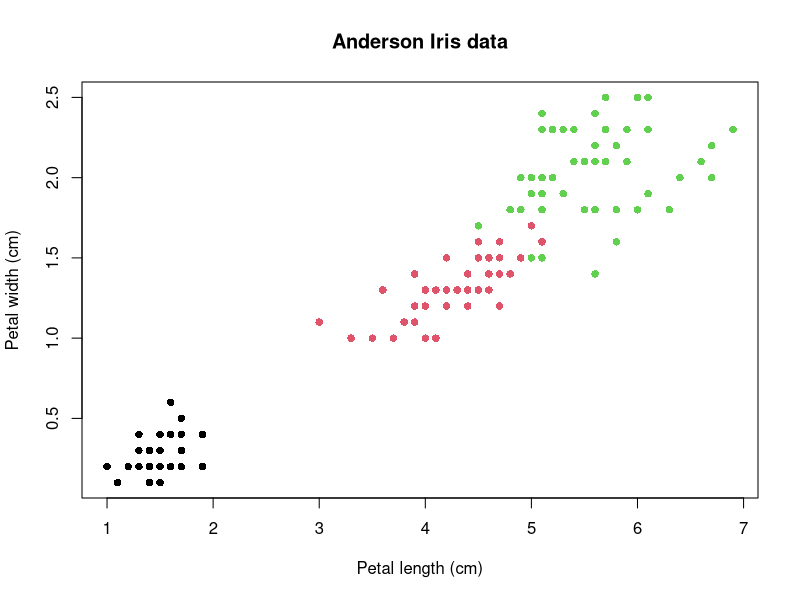
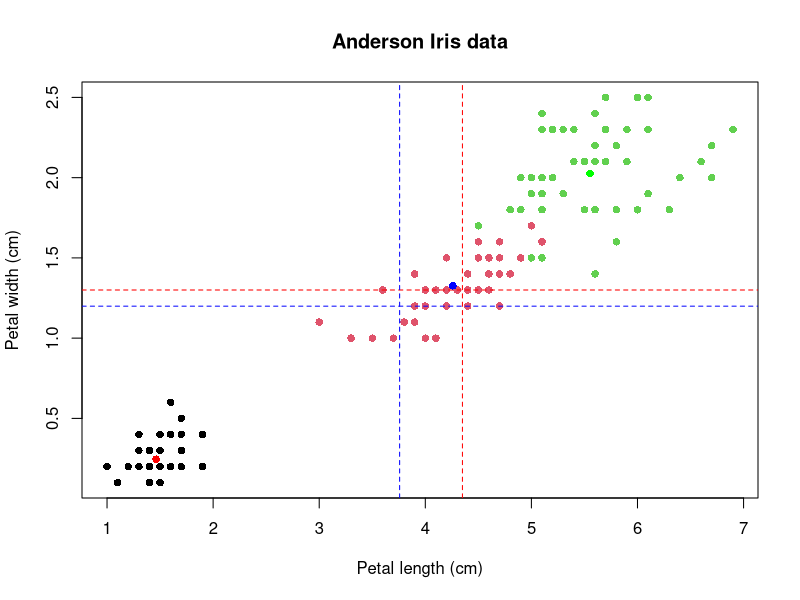

Recreate these plots in R, in order.
# Load the iris dataset
data(iris)

# Step 1: Basic scatter plot with title and axis labels
plot(iris$Petal.Length, iris$Petal.Width,
     main = "Anderson Iris data",
     xlab = "Petal length (cm)",
     ylab = "Petal width (cm)",
     col = iris$Species,
     pch = 16)


# Step 2: Add horizontal and vertical lines for mean and median
mean_length <- mean(iris$Petal.Length)
mean_width <- mean(iris$Petal.Width)
median_length <- median(iris$Petal.Length)
median_width <- median(iris$Petal.Width)

# Plot the scatter plot
plot(iris$Petal.Length, iris$Petal.Width,
     main = "Anderson Iris data",
     xlab = "Petal length (cm)",
     ylab = "Petal width (cm)",
     col = iris$Species,
     pch = 16)

# Add horizontal and vertical lines for mean and median
abline(h = mean_width, col = "blue", lty = 2)  # Horizontal line at mean
abline(h = median_width, col = "red", lty = 2) # Horizontal line at median
abline(v = mean_length, col = "blue", lty = 2) # Vertical line at mean
abline(v = median_length, col = "red", lty = 2) # Vertical line at median

# Add centroids as red and blue points
centroids <- aggregate(cbind(Petal.Length, Petal.Width) ~ Species, data = iris, FUN = mean)
points(centroids$Petal.Length[1], centroids$Petal.Width[1], col = "red", pch = 16)   # Setosa
points(centroids$Petal.Length[2], centroids$Petal.Width[2], col = "blue", pch = 16)  # Versicolor
points(centroids$Petal.Length[3], centroids$Petal.Width[3], col = "green", pch = 16) # Virginica
